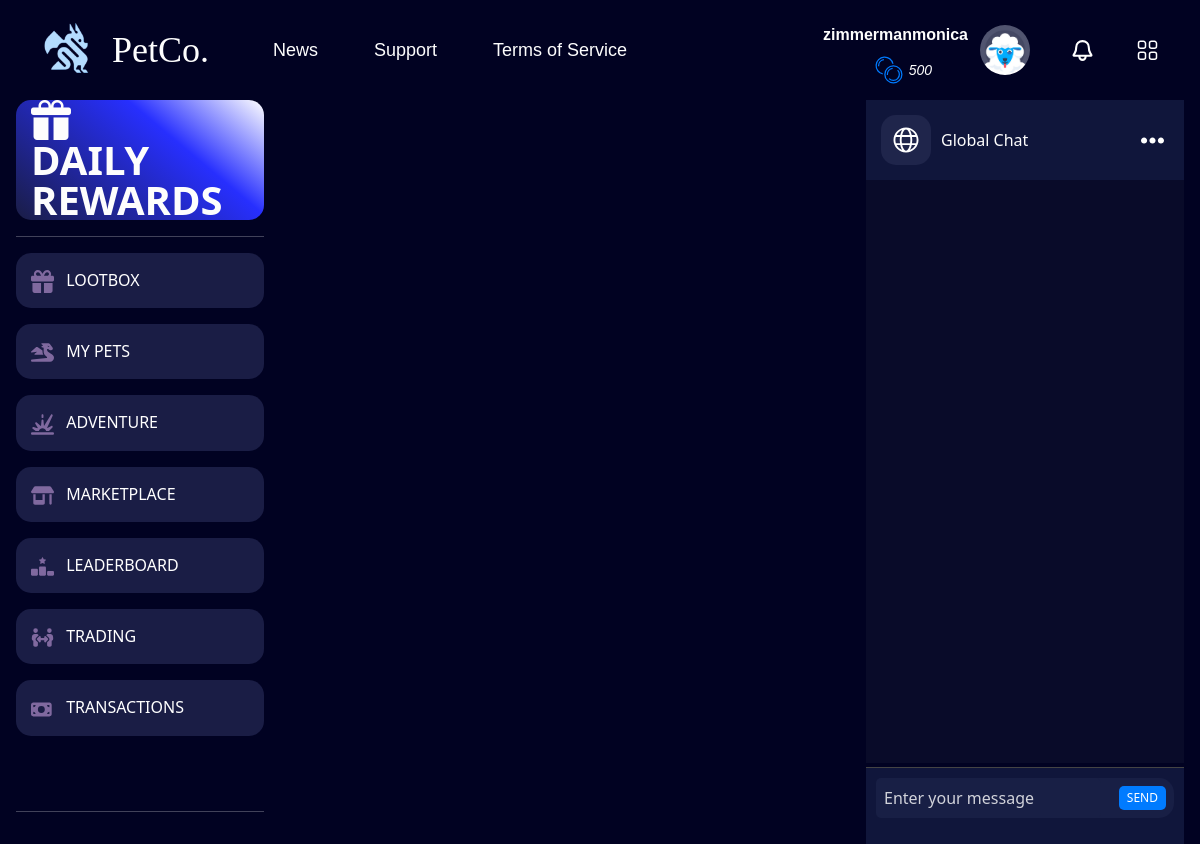
Screenshot of /base/ (signed in) with the database file from the repository.
### login_register/models.py (models this page shows, shortened)
class Profile(models.Model):
    AVATAR_CHOICES = [
        ('avatar1.png', 'Avatar 1'),
        ('avatar2.png', 'Avatar 2'),
        ('avatar3.png', 'Avatar 3'),
        ('avatar4.png', 'Avatar 4'),
    ]
    user = models.OneToOneField(User, on_delete=models.CASCADE)
    first_name = models.CharField(max_length=50)
    last_name = models.CharField(max_length=50)
    birthdate = models.DateField(null=True, blank=True)
    total_credits = models.IntegerField(default=500)
    avatar = models.CharField(max_length=50, default=get_random_avatar, blank=True, null=True)
    uploaded_avatar = models.ImageField(upload_to=upload_to, blank=True, null=True)
    following = models.PositiveIntegerField(default=0)
    followers = models.PositiveIntegerField(default=0)
    showcased_pets = models.ManyToManyField(Inventory, blank=True, related_name="showcased_by")
    def get_profile_image_url(self):
        if self.uploaded_avatar:
            return self.uploaded_avatar.url
        elif self.avatar:
            return f'/media/avatars/{self.avatar}'
        return '/media/avatars/avatar1.png'

### base_template/views.py (the view)
# urls.py: path('', base, name='base'),
def base(request):
    profile = Profile.objects.filter(user=request.user).first() if request.user.is_authenticated else None
    ChatRoom.objects.get_or_create(type='global', name='Global Chat')
    return render(request, "base.html", {'profile': profile})

### base_template/context_processor.py (called while the page is built)
def profile_context(request):
    if request.user.is_authenticated:
        try:
            profile = Profile.objects.get(user = request.user)
            return {'navbar_profile': profile}
        except Profile.DoesNotExist:
            return {'navbar_profile': None}
    return {'navbar_profile': None}

### notification/context_processor.py (called while the page is built)
def notification_context(request):
    if request.user.is_authenticated:
        notifications = Notification.objects.filter(user=request.user, notif_status=Notification.Status.unread).count()
        return {'notifications': notifications}
    return {'notifications': 0}

### base_template/templates/base.html (shortened to what this page needs)
{% load static %}
<html>
  <head>
    <link rel="stylesheet" href="https://cdn.jsdelivr.net/npm/bootstrap@5.3.3/dist/css/bootstrap.min.css">
    <link rel="stylesheet" href="{% static 'base.css' %}"/>
    <link rel="stylesheet" href="https://cdn.jsdelivr.net/npm/bootstrap-icons@1.11.3/font/bootstrap-icons.min.css">
  </head>
  <body class = "bg-body-tertiary">
    <nav class="navbar navbar-expand-sm bg-body-tertiary header-nav">
      <div class="container-fluid" style="display: flex;">
        <a class="navbar-brand text-white" href="{% url 'lootboxes' %}" style="display: flex; align-self: center;">
          <img src="{% static 'logo-light.png' %}" alt="Logo" width="50" height="50" class="d-inline-block align-text-top topnav-logo">
          <p class="topnav-title"> PetCo. </p>
        </a>
        <div class="collapse navbar-collapse">
          <ul class="navbar-nav me-auto custom-navbar">
            <li class="nav-item left">
              <a class="nav-link"> News </a>
            </li>
            <li class="nav-item left">
              <a class="nav-link" aria-disabled="true">Support</a>
            </li>
            <li class="nav-item left">
              <a href="{% url 'terms-of-service' %}" class="nav-link"> Terms of Service </a>
            </li>
          </ul>
        </div>
      </div>
      <div>
        <ul class="navbar-nav me-auto custom-navbar">
          <li class="nav-item right-top" style="width: 125px; align-self: center; text-align: right;">
            <a class="nav-link" aria-disabled="true"><b style="font-size: 16px;"> {{ navbar_profile.user }} </b><br> </a>
            <i style="font-size: 14px; padding-right: 8px;"> {{ navbar_profile.total_credits }} </i>
          </li>
          <li class="nav-item right-top">
            <a href="{% url 'user_profile:profile' %}">
              <img src="{{ navbar_profile.get_profile_image_url }}" class="navbar-profile-img">
            </a>
          </li>
          <li class="nav-item position-relative right-top">
              <a href="{% url 'notifications' %}" class="">
              </a>
          </li>
          <li class="nav-item">
          </li>
        </ul>
      </div>
    </nav>
    <div class="d-flex main-content">
      <div class="d-flex flex-column flex-shrink-0 p-3 pt-0 text-white bg-body-tertiary sidebar">
        <a class="rewards-link" href={% url 'daily_rewards' %}>
          <i class="bi bi-gift-fill"></i>
          <span class="rewards-text">DAILY REWARDS</span>
        <hr>
        <ul class="nav nav-pills flex-column mb-auto sidebar-list">
          <li class="nav-item">
            <a href="{% url 'lootboxes' %}" class="nav-link sidebar-link mb-3 {%block lootbox_active %}text-white{% endblock %}" aria-current="page">
                LOOTBOX
            </a>
          </li>
          <li class="nav-item">
            <a href="{% url 'inventory_list' %}" class="nav-link sidebar-link mb-3 {%block inventorylist_active %}text-white{% endblock %}">
                MY PETS
            </a>
          </li>
          <li class="nav-item">
            <a href="{% url 'adventure' %}" class="nav-link sidebar-link mb-3 {%block adventure_active %}text-white{% endblock %}">
                ADVENTURE
            </a>
          </li>
          <li class="nav-item">
            <a href="{% url 'marketplace' %}" class="nav-link sidebar-link mb-3 {%block market_active %}text-white{% endblock %}">
              MARKETPLACE
            </a>
          </li>
          <li class="nav-item">
            <a href="{% url 'leaderboard' %}" class="nav-link sidebar-link mb-3  {%block leaderboard_active %}text-white{% endblock %}">
              LEADERBOARD
            </a>
          </li>
          <li class="nav-item">
            <a href="{% url 'trading_list' %}" class="nav-link sidebar-link mb-3 {% block trading_active %}text-white{% endblock %}">
              TRADING
            </a>
          </li>
          <li class="nav-item">
            <a href="{% url 'checkout' %}" class="nav-link sidebar-link mb-3 text-white {%block checkout_active %}text-white{% endblock %}">
              TRANSACTIONS
            </a>
          </li>
        </ul>
        <hr>
      </div>
      <div class="flex-grow-1 p-3 pt-0 main-content-scrollable">
      </div>
      {% include "chat/chatbox.html" %}
    </div>
  </body>

### base_template/static/base.css (style rules this page uses)
* { box-sizing: border-box; color: #fdfdfd }
html, body { height: 100%; margin: 0; }
.main-content { height: calc(100vh - 56px); }
.navbar .nav-item { align-self: center; margin: 0px 10px; }
.nav-item a { margin: 0px; color: yellow; }
.header-nav { padding: 15px 20px; }
.topnav-logo { margin: 0px 20px 0px 10px; }
.topnav-title { margin-bottom: 0; margin-right: 20px; font-family: "Super Boys"; font-size: 36px; align-self: center; }
.custom-navbar .nav-item { margin: 0px 20px; font-family: Verdana, Geneva, Tahoma, sans-serif; font-size: 18px; }
.right-top { margin: 0px; }
img.navbar-profile-img { width: 50px; height: 50px; border-radius: 50%; }
.sidebar { width: 280px; height: 100%; overflow-y: auto; }
.custom-navbar .nav-link { color: #fdfdfd; }
.main-content-scrollable { width: 600px; overflow-x: auto; }
.bg-body-tertiary { background-color: #010222 !important; }
.sidebar-link { background-color: #1A1D45; padding: 15px; border-radius: 15px !important; }
.rewards-link { width: 100%; height: 15dvh; font-size: 2.5em; font-weight: bolder; line-height: 1; display: flex; flex-direction: column; justify-content: center; align-items: left; text-decoration: none; background: rgb(26,29,69); background: linear-gradient(40deg, rgba(26,29,69,1) 0%, rgba(39,47,254,1) 65%, rgba(255,255,255,1) 100%); padding: 15px; border-radius: 15px !important; }

### rows the page displays
Profile: user "zimmermanmonica", total_credits "500", get_profile_image_url (picture)
